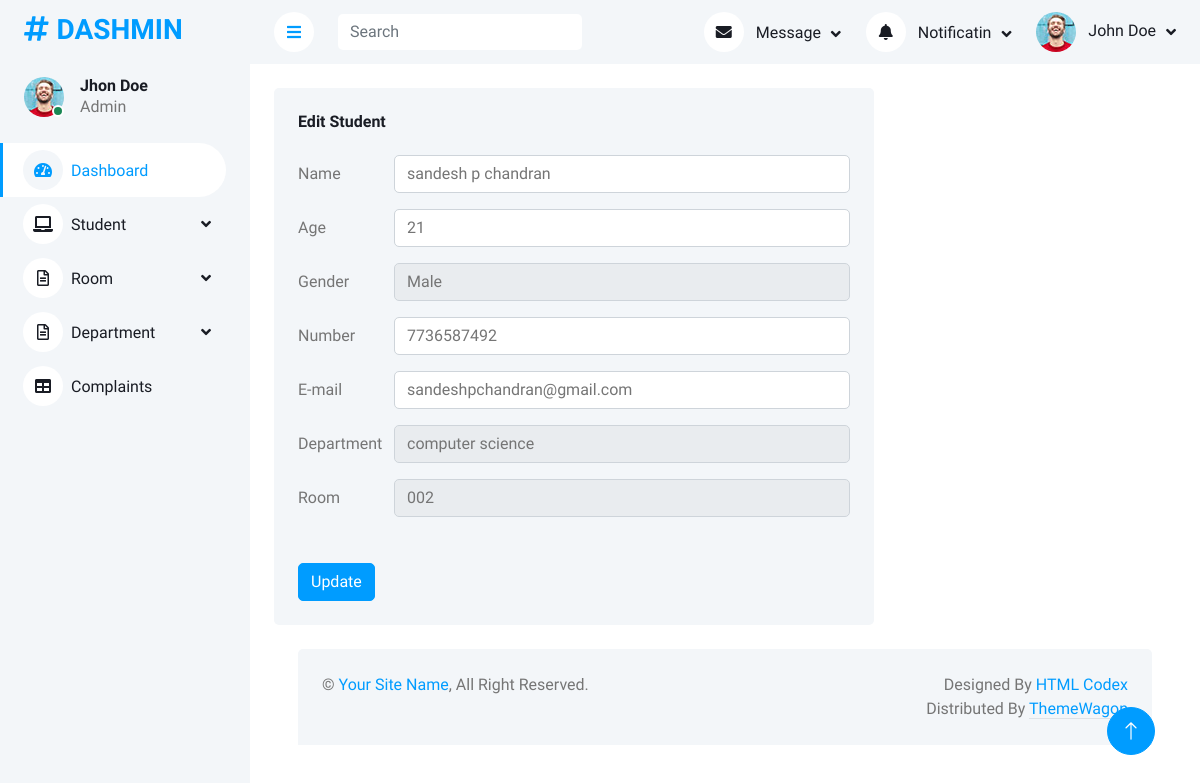
The app's page /AdminApp/editstudent/2 with its own data.
### AdminApp/models.py (models this page shows)
class Studentdb(models.Model):
    sname=models.CharField(max_length=50,blank=True,null=True)
    age=models.CharField(max_length=50,blank=True,null=True)
    gender=models.CharField(max_length=50,blank=True,null=True)
    number=models.CharField(max_length=50,blank=True,null=True)
    email=models.CharField(max_length=50,blank=True,null=True)
    sdepartment=models.CharField(max_length=50,blank=True,null=True)
    sroom=models.CharField(max_length=50,blank=True,null=True)

### AdminApp/views.py (the view)
# urls.py: path('editstudent/<int:dataid>', views.editstudent, name="editstudent"),
def editstudent(request, dataid):
    data = Studentdb.objects.get(id=dataid)
    data1=Departmentdb.objects.all()
    data2=Roomdb.objects.all()
    return render(request, "editstudent.html", {'data': data,'data1':data1,'data2':data2})

### AdminApp/templates/editstudent.html (shortened to what this page needs)
<!DOCTYPE html>
{% extends 'index.html' %}
{% block content %}
<html lang="en">
<head>
</head>
<body>
<div class="col-sm-12 col-xl-6" style="width:600px">
                        <div class="bg-light rounded h-100 p-4" >
                            <h6 class="mb-4">Edit Student</h6>
                            <form method="post" action="{% url 'updatestudent' dataid=data.id %}" enctype="multipart/form-data">
                                <div class="row mb-3">
                                    <label for="inputEmail3" class="col-sm-2 col-form-label">Name</label>
                                    <div class="col-sm-10">
                                        <input type="text" class="form-control" id="inputEmail3" name="sname" value="{{data.sname}}" required>
                                    </div>
                                </div>
                                <div class="row mb-3">
                                    <label for="inputPassword3" class="col-sm-2 col-form-label">Age</label>
                                    <div class="col-sm-10">
                                        <input type="text" class="form-control" id="inputPassword3" name="age" value="{{data.age}}" required>
                                    </div>
                                </div>
                                                                  <div class="row mb-3">
                                    <label for="inputEmail3" class="col-sm-2 col-form-label" >Gender</label>
                                    <div class="col-sm-10">
                                        <select class="form-control" name="gender" required>
                                            <option>{{data.gender}}</option>
                                        </select>
                                    </div>
                                 </div>
                                <div class="row mb-3">
                                    <label for="inputPassword3" class="col-sm-2 col-form-label" >Number</label>
                                    <div class="col-sm-10">
                                        <input type="text" class="form-control" id="inputPassword3" name="number" value="{{data.number}}" required>
                                    </div>
                                </div>
                                <div class="row mb-3">
                                    <label for="inputPassword3" class="col-sm-2 col-form-label" >E-mail</label>
                                    <div class="col-sm-10">
                                        <input type="email" class="form-control" id="inputPassword3" name="email" value="{{data.email}}" required>
                                    </div>
                                </div>
                                <div class="row mb-3">
                                    <label for="inputEmail3" class="col-sm-2 col-form-label" >Department</label>
                                    <div class="col-sm-10">
                                        <select class="form-control" name="sdepartment">
                                            <option>{{data.sdepartment}}</option>
                                        </select>
                                    </div>
                                 </div>
                                  <div class="row mb-3">
                                    <label for="inputEmail3" class="col-sm-2 col-form-label" >Room</label>
                                    <div class="col-sm-10">
                                        <select class="form-control" name="sroom">
                                            <option>{{data.sroom}}</option>
                                        </select>
                                    </div>
                                 </div>
                                <button type="submit" class="btn btn-primary" style="margin-top:30px;">Update</button>
                            </form>
                        </div>
                    </div>
</body>
</html>
{% endblock %}

### AdminApp/static/assets/css/style.css (style rules this page uses)
:root { --primary: #009CFF; --light: #F3F6F9; --dark: #191C24; }
.btn { transition: .5s; }
.btn.btn-primary { color: #FFFFFF; }

### records on screen
Studentdb: sname "sandesh p chandran", age "21", gender "Male", number "7736587492", email "sandeshpchandran@gmail.com", sdepartment "computer science", sroom "002"
